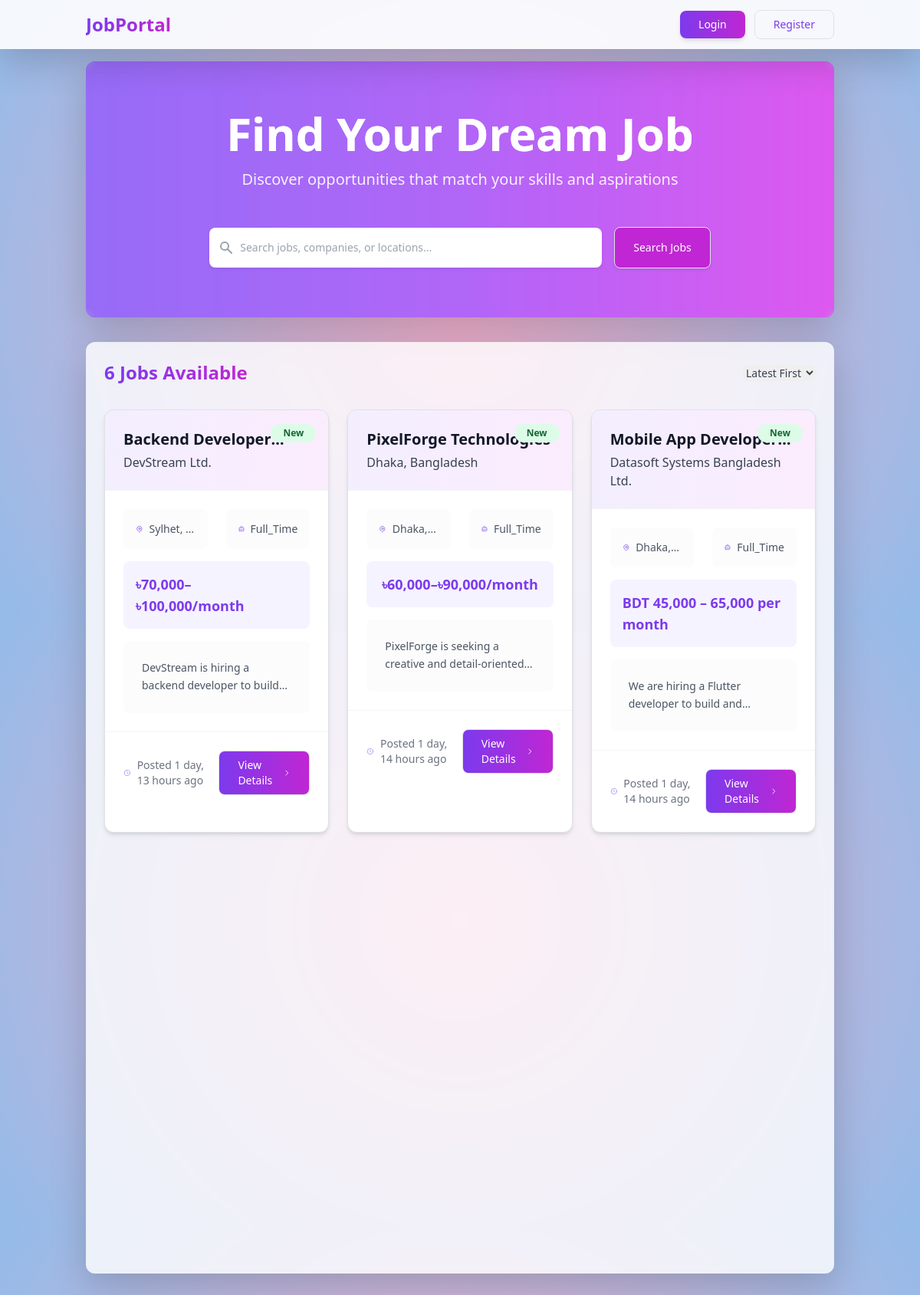
The page / on the database its author committed.
### jobs/models.py (models this page shows, shortened)
class Job(models.Model):
    JOB_TYPE_CHOICES = [
        ('full_time', 'Full Time'),
        ('part_time', 'Part Time'),
        ('contract', 'Contract'),
        ('freelance', 'Freelance'),
        ('internship', 'Internship'),
    ]
    title = models.CharField(max_length=200)
    company_name = models.CharField(max_length=200)
    location = models.CharField(max_length=200)
    job_type = models.CharField(max_length=20, choices=JOB_TYPE_CHOICES, default='full_time')
    salary = models.CharField(max_length=100, blank=True)
    description = models.TextField()
    requirements = models.TextField(blank=True)
    benefits = models.TextField(blank=True)
    posted_by = models.ForeignKey(
        settings.AUTH_USER_MODEL,
        on_delete=models.CASCADE,
        related_name='posted_jobs'
    )
    created_at = models.DateTimeField(auto_now_add=True)

### jobs/views.py (the view)
# urls.py: path('', views.job_list, name='home'),
def job_list(request):
    query = request.GET.get('q')
    page = request.GET.get('page', 1)
    if query:
        jobs = Job.objects.filter(
            Q(title__icontains=query) |
            Q(company_name__icontains=query) |
            Q(location__icontains=query)
        ).distinct().order_by('-created_at')
    else:
        jobs = Job.objects.all().order_by('-created_at')
    seven_days_ago = timezone.now() - timedelta(days=7)
    for job in jobs:
        job.is_new = job.created_at > seven_days_ago
    paginator = Paginator(jobs, 6)
    try:
        jobs_page = paginator.page(page)
    except PageNotAnInteger:
        jobs_page = paginator.page(1)
    except EmptyPage:
        jobs_page = paginator.page(paginator.num_pages)
    return render(request, 'jobs/job_list.html', {'jobs': jobs_page, 'query': query})

### jobs/templates/jobs/job_list.html (shortened to what this page needs)
{% extends 'base.html' %}
{% block content %}
<div class="bg-gradient-to-r from-violet-500 via-purple-500 to-fuchsia-500 rounded-xl shadow-lg mb-8 relative overflow-hidden">
    <div class="absolute inset-0 bg-white/10 backdrop-blur-sm"></div>
    <div class="max-w-7xl mx-auto px-4 sm:px-6 lg:px-8 py-16 relative z-10">
        <div class="text-center">
            <h1 class="text-4xl font-extrabold text-white sm:text-5xl md:text-6xl bg-clip-text text-transparent bg-gradient-to-r from-white to-gray-100">
                Find Your Dream Job
            </h1>
            <p class="mt-3 max-w-md mx-auto text-base text-white/90 sm:text-lg md:mt-5 md:text-xl md:max-w-3xl font-light">
                Discover opportunities that match your skills and aspirations
            </p>
        </div>
        <div class="mt-8 max-w-3xl mx-auto">
            <form method="GET" action="" class="mt-5 flex items-center justify-center gap-3 flex-wrap" id="searchForm">
                <div class="relative rounded-md shadow-sm flex-1 max-w-lg">
                    <div class="absolute inset-y-0 left-0 pl-3 flex items-center pointer-events-none">
                    </div>
                    <input type="text" name="q" id="search" value="{{ query|default:'' }}" class="focus:ring-indigo-500 focus:border-indigo-500 block w-full pl-10 pr-12 py-3 sm:text-sm border-gray-300 rounded-lg" placeholder="Search jobs, companies, or locations...">
                </div>
                <button type="submit" class="w-auto flex justify-center py-3 px-6 border border-transparent shadow-sm text-sm font-medium rounded-lg text-white bg-fuchsia-600 hover:bg-fuchsia-700 focus:outline-none focus:ring-2 focus:ring-offset-2 focus:ring-fuchsia-500 transition-all duration-300 hover:scale-105">
                    Search Jobs
                </button>
            </form>
        </div>
    </div>
</div>
<div class="max-w mx-auto">
    <div class="bg-white/80 backdrop-blur-sm rounded-xl shadow-lg p-6">
        <div class="flex flex-col md:flex-row justify-between items-start md:items-center mb-8 gap-4">
            <div class="flex items-center space-x-4">
                <h2 class="text-2xl font-bold bg-gradient-to-r from-violet-600 to-fuchsia-600 bg-clip-text text-transparent">
                </h2>
            </div>
            <div class="flex items-center space-x-4">
                <select id="sortOrder" class="rounded-lg border-gray-300 text-gray-700 text-sm focus:ring-blue-500 focus:border-blue-500">
                    <option value="latest">Latest First</option>
                </select>
            </div>
        </div>
        {% if jobs %}
        <div class="grid grid-cols-1 sm:grid-cols-2 lg:grid-cols-3 gap-6" id="jobsList">
            {% for job in jobs %}
            <div class="bg-white rounded-xl shadow-md hover:shadow-2xl transition-all duration-300 border border-gray-100 overflow-hidden group hover:scale-[1.02] relative">
                <div class="absolute top-4 right-4 z-10">
                    {% if job.is_new %}
                    <span class="inline-flex items-center px-3 py-1 rounded-full text-xs font-semibold bg-green-100 text-green-800 animate-pulse">
                        New
                    </span>
                    {% endif %}
                </div>
                <div class="bg-gradient-to-r from-violet-500/10 to-fuchsia-500/10 p-6 border-b border-gray-100">
                    <div class="flex flex-col">
                        <h3 class="text-xl font-bold text-gray-900 group-hover:text-violet-600 transition-colors duration-200 line-clamp-1">
                            {{ job.title }}
                        </h3>
                        <p class="text-gray-700 font-medium mt-1">{{ job.company_name }}</p>
                    </div>
                </div>
                <div class="p-6 space-y-4">
                    <div class="grid grid-cols-2 gap-4">
                        <div class="flex items-center text-gray-600 bg-gray-50/50 rounded-lg p-3 hover:bg-gray-50 transition-colors duration-200">
                            <span class="text-sm truncate font-medium">{{ job.location }}</span>
                        </div>
                        <div class="flex items-center text-gray-600 bg-gray-50/50 rounded-lg p-3 hover:bg-gray-50 transition-colors duration-200">
                            <span class="text-sm font-medium">{{ job.job_type|title }}</span>
                        </div>
                    </div>
                    {% if job.salary %}
                    <div class="flex items-center justify-center bg-violet-50 rounded-lg p-3 hover:bg-violet-100/70 transition-colors duration-200">
                        <span class="text-violet-600 font-semibold flex items-center text-lg">
                            {{ job.salary }}
                        </span>
                    </div>
                    {% endif %}
                    <div class="bg-gray-50/50 rounded-lg p-4 hover:bg-gray-50 transition-colors duration-200">
                        <p class="text-gray-600 text-sm line-clamp-2 leading-relaxed">{{ job.description|truncatewords:30 }}</p>
                    </div>
                </div>
                <div class="px-6 py-4 flex items-center justify-between border-t border-gray-100">
                    <div class="flex items-center space-x-2">
                        <svg class="h-4 w-4 text-violet-400" fill="none" stroke="currentColor" viewBox="0 0 24 24">
                            <path stroke-linecap="round" stroke-linejoin="round" stroke-width="2" d="M12 8v4l3 3m6-3a9 9 0 11-18 0 9 9 0 0118 0z"/>
                        </svg>
                        <span class="text-sm text-gray-500">
                            Posted {{ job.created_at|timesince }} ago
                        </span>
                    </div>
                    <a href="{% url 'job_detail' job.id %}"
                       class="inline-flex items-center px-4 py-2 border border-transparent text-sm font-medium rounded-lg text-white bg-gradient-to-r from-violet-600 to-fuchsia-600 hover:from-violet-700 hover:to-fuchsia-700 focus:outline-none focus:ring-2 focus:ring-offset-2 focus:ring-violet-500 transition-all duration-300 hover:scale-105 hover:shadow-lg">
                        View Details
                        <svg class="ml-2 h-4 w-4" fill="none" stroke="currentColor" viewBox="0 0 24 24">
                            <path stroke-linecap="round" stroke-linejoin="round" stroke-width="2" d="M9 5l7 7-7 7"/>
                        </svg>
                    </a>
                </div>
            </div>
            {% endfor %}
        </div>
        {% endif %}
    </div>
</div>
{% endblock %}

### jobs/templates/base.html (shortened to what this page needs)
 {% load static %}
<!DOCTYPE html>
<html lang="en">
<head>
    <link href="https://cdn.jsdelivr.net/npm/bootstrap@5.3.2/dist/css/bootstrap.min.css" rel="stylesheet">
    <script src="https://cdn.tailwindcss.com"></script>
    <link rel="stylesheet" href="https://cdnjs.cloudflare.com/ajax/libs/font-awesome/6.4.0/css/all.min.css">
</head>
<body class="font-sans
bg-[radial-gradient(circle,_rgba(238,174,202,1)_0%,_rgba(148,187,233,1)_100%)]">
    {% include 'nav_bar.html' %}
    <main class="container mx-auto px-4 min-h-screen pt-20">
        {% block content %}{% endblock %}
    </main>
</body>
</html>

### jobs/templates/nav_bar.html (shortened to what this page needs)
{% load static %}
<script src="https://cdn.tailwindcss.com"></script>
<nav class="bg-white/90 backdrop-blur-sm fixed top-0 left-0 w-full shadow-lg z-50">
    <div class="container mx-auto px-4">
        <div class="flex items-center h-16">
            <div>
                <a href="{% url 'home' %}" class="flex items-center space-x-3">
                    <span class="text-2xl font-bold bg-clip-text text-transparent bg-gradient-to-r from-violet-600 to-fuchsia-600
                    hover:scale-105 active:scale-95 focus:outline-none focus:ring-2 focus:ring-violet-500">
                    </span>
                </a>
            </div>
            <div class="hidden md:flex items-center space-x-3 ml-auto">
                {% if user.is_authenticated %}
                    <a href="{% url 'dashboard' %}"
                       class="px-4 py-2 text-sm font-medium rounded-lg text-gray-700 hover:text-violet-600 hover:bg-violet-50 transition-all duration-300 flex items-center">
                        <svg class="w-5 h-5 mr-2" fill="none" stroke="currentColor" viewBox="0 0 24 24">
                            <path stroke-linecap="round" stroke-linejoin="round" stroke-width="2"
                                  d="M4 6a2 2 0 012-2h2a2 2 0 012 2v2a2 2 0 01-2 2H6a2 2 0 01-2-2V6zM14 6a2 2 0 012-2h2a2 2 0 012 2v2a2 2 0 01-2 2h-2a2 2 0 01-2-2V6zM4 16a2 2 0 012-2h2a2 2 0 012 2v2a2 2 0 01-2 2H6a2 2 0 01-2-2v-2zM14 16a2 2 0 012-2h2a2 2 0 012 2v2a2 2 0 01-2 2h-2a2 2 0 01-2-2v-2z"/>
                        </svg>
                        Dashboard
                    </a>
                    {% if user.is_employer %}
                    <a href="{% url 'post_job' %}"
                       class="px-4 py-2 text-sm font-medium rounded-lg text-gray-700 hover:text-violet-600 hover:bg-violet-50 transition-all duration-300 flex items-center">
                        <svg class="w-5 h-5 mr-2" fill="none" stroke="currentColor" viewBox="0 0 24 24">
                            <path stroke-linecap="round" stroke-linejoin="round" stroke-width="2"
                                  d="M12 6v6m0 0v6m0-6h6m-6 0H6"/>
                        </svg>
                        Post Job
                    </a>
                    {% endif %}
                    <a href="{% url 'logout' %}"
                       class="px-4 py-2 text-sm font-medium rounded-lg border border-violet-200 text-violet-600 hover:bg-violet-50 transition-all duration-300 flex items-center">
                        <svg class="w-5 h-5 mr-2" fill="none" stroke="currentColor" viewBox="0 0 24 24">
                            <path stroke-linecap="round" stroke-linejoin="round" stroke-width="2"
                                  d="M17 16l4-4m0 0l-4-4m4 4H7m6 4v1a3 3 0 01-3 3H6a3 3 0 01-3-3V7a3 3 0 013-3h4a3 3 0 013 3v1"/>
                        </svg>
                        Logout
                    </a>
                {% else %}
                    <a href="{% url 'login' %}"
                       class="px-4 py-2 text-sm font-medium rounded-lg bg-gradient-to-r from-violet-600 to-fuchsia-600 text-white hover:from-violet-700 hover:to-fuchsia-700 transition-all duration-300 shadow-md hover:shadow-lg transform hover:scale-105">
                        Login
                    </a>
                    <a href="{% url 'register' %}"
                       class="px-4 py-2 text-sm font-medium rounded-lg border border-violet-200 text-violet-600 hover:bg-violet-50 transition-all duration-300 transform hover:scale-105">
                        Register
                    </a>
                {% endif %}
            </div>
        </div>
    </div>
</nav>

### jobs/templates/jobs/job_list.html (style rules this page uses)
.line-clamp-2 { display: -webkit-box; -webkit-line-clamp: 2; -webkit-box-orient: vertical; overflow: hidden; }
.transition-all { transition: all 0.3s ease-in-out; }

### rows shown on the page
Job: shows "New", title "Backend…", company_name "DevStream Ltd.", location "Sylhet,…", job_type "Full_Time", salary "৳70,000–৳100,000/month", description "DevStream is hiring a backend developer to…", created_at "1 day, 13 hours"
Job: shows "New", title "PixelForge Technologies", company_name "Dhaka, Bangladesh", location "Dhaka,…", job_type "Full_Time", salary "৳60,000–৳90,000/month", description "PixelForge is seeking a creative and…", created_at "1 day, 14 hours"
Job: shows "New", title "Mobile App…", company_name "Datasoft Systems Bangladesh Ltd.", location "Dhaka,…", job_type "Full_Time", salary "BDT 45,000 – 65,000 per month", description "We are hiring a Flutter developer to build…", created_at "1 day, 14 hours"
